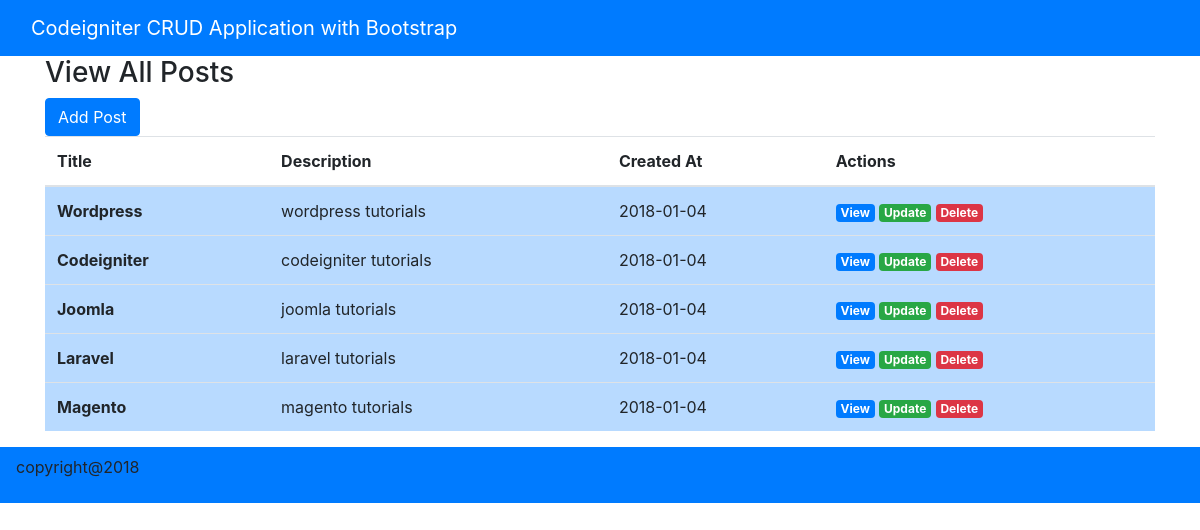
The page / on the database its author committed.
### tables this page shows
CREATE TABLE IF NOT EXISTS `tbl_posts` (
  `id` int(100) NOT NULL AUTO_INCREMENT,
  `title` varchar(200) NOT NULL,
  `description` text NOT NULL,
  `date_created` date NOT NULL,
  PRIMARY KEY (`id`)
);

### application/controllers/Welcome.php (called while the page is built, shortened)
<?php
class Welcome extends CI_Controller {
	public function index()
	{
	    $this->load->model('queries');
	    $posts = $this->queries->getPosts();
        $this->load->view('welcome_message',['posts'=>$posts]);
	}
}

### index.php (called while the page is built, shortened)
<?php
require_once BASEPATH.'core/CodeIgniter.php';

### application/models/queries.php (called while the page is built, shortened)
<?php
class queries extends CI_Model{
  public function getPosts(){
      $query = $this->db->get('tbl_posts');
      if ($query->num_rows() > 0){
          return $query->result();
      }
  }
}
?>

### application/views/welcome_message.php (the view, shortened to what this page needs)
<?php include_once 'header.php'?>
<h3>View All Posts</h3>
<?=anchor('welcome/create', 'Add Post', array('class' => 'btn btn-primary'))?>
<table class="table table-hover">
    <thead>
    <tr>
        <th scope="col">Title</th>
        <th scope="col">Description</th>
        <th scope="col">Created At</th>
        <th scope="col">Actions</th>
    </tr>
    </thead>
    <tbody>
    <?php if (count($posts)):?>
        <?php foreach ($posts as $post):?>
    <tr class="table-primary">
        <th scope="row"><?=$post->title?></th>
        <td><?=$post->description?></td>
        <td><?=$post->date_created?></td>
        <td>
            <?=anchor("welcome/view/{$post->id}", 'View', ['class' => 'badge badge-primary'])?>
            <?=anchor("welcome/update/{$post->id}", 'Update', ['class' => 'badge badge-success'])?>
            <?=anchor("welcome/delete/{$post->id}", 'Delete', ['class' => 'badge badge-danger'])?>
        </td>
    </tr>
    <?php endforeach;?>
         <?php else:?>
        <tr>
            <td>NO Records found!</td>
        </tr>
    <?php endif;?>
    </tbody>
</table>
<?php include_once 'footer.php'?>

### application/views/header.php (shortened to what this page needs)
?><!DOCTYPE html>
<html lang="en">
<head>
    <link rel="stylesheet" type="text/css" href="<?php echo base_url('assets/css/bootstrap.min.css')?>"
</head>
<body>
<nav class="navbar navbar-expand-lg navbar-dark bg-primary">
    <div class="container-fluid">
        <a class="navbar-brand" href="#">Codeigniter CRUD Application with Bootstrap</a>
    </div>
</nav>
<div class="container">

### application/views/footer.php
</div>
<nav class="navbar navbar-expand-lg navbar-dark bg-primary">
    <p class="">copyright@2018</p>
</nav>
</body>
</html>

### rows shown on the page
tbl_posts: title "Wordpress", description "wordpress tutorials", date_created "2018-01-04", id "View", id "Update", id "Delete"
tbl_posts: title "Codeigniter", description "codeigniter tutorials", date_created "2018-01-04", id "View", id "Update", id "Delete"
tbl_posts: title "Joomla", description "joomla tutorials", date_created "2018-01-04", id "View", id "Update", id "Delete"
tbl_posts: title "Laravel", description "laravel tutorials", date_created "2018-01-04", id "View", id "Update", id "Delete"
tbl_posts: title "Magento", description "magento tutorials", date_created "2018-01-04", id "View", id "Update", id "Delete"
